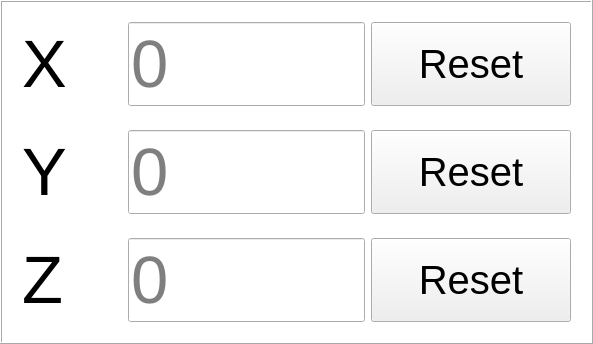
<?xml version="1.0" encoding="UTF-8"?>
<ui version="4.0">
 <class>CoordinateWidget</class>
 <widget class="QFrame" name="CoordinateWidget">
  <property name="geometry">
   <rect>
    <x>0</x>
    <y>0</y>
    <width>593</width>
    <height>340</height>
   </rect>
  </property>
  <property name="windowTitle">
   <string>Frame</string>
  </property>
  <property name="styleSheet">
   <string notr="true">QFrame#CoordinateWidget {
	background-color: rgb(255, 255, 255);
}</string>
  </property>
  <property name="frameShape">
   <enum>QFrame::Box</enum>
  </property>
  <property name="frameShadow">
   <enum>QFrame::Raised</enum>
  </property>
  <layout class="QVBoxLayout" name="verticalLayout">
   <item>
    <widget class="QWidget" name="widget" native="true">
     <layout class="QHBoxLayout" name="horizontalLayout" stretch="0,0,0">
      <item>
       <widget class="QLabel" name="label">
        <property name="minimumSize">
         <size>
          <width>100</width>
          <height>0</height>
         </size>
        </property>
        <property name="font">
         <font>
          <pointsize>50</pointsize>
         </font>
        </property>
        <property name="text">
         <string>X</string>
        </property>
       </widget>
      </item>
      <item>
       <widget class="QLineEdit" name="xValue">
        <property name="sizePolicy">
         <sizepolicy hsizetype="Expanding" vsizetype="Expanding">
          <horstretch>0</horstretch>
          <verstretch>0</verstretch>
         </sizepolicy>
        </property>
        <property name="font">
         <font>
          <pointsize>50</pointsize>
         </font>
        </property>
        <property name="inputMethodHints">
         <set>Qt::ImhDigitsOnly</set>
        </property>
        <property name="text">
         <string/>
        </property>
        <property name="placeholderText">
         <string>0</string>
        </property>
       </widget>
      </item>
      <item>
       <widget class="QPushButton" name="resetXButton">
        <property name="sizePolicy">
         <sizepolicy hsizetype="Minimum" vsizetype="Expanding">
          <horstretch>0</horstretch>
          <verstretch>0</verstretch>
         </sizepolicy>
        </property>
        <property name="minimumSize">
         <size>
          <width>200</width>
          <height>0</height>
         </size>
        </property>
        <property name="font">
         <font>
          <pointsize>30</pointsize>
         </font>
        </property>
        <property name="styleSheet">
         <string notr="true"/>
        </property>
        <property name="text">
         <string>Reset</string>
        </property>
       </widget>
      </item>
     </layout>
    </widget>
   </item>
   <item>
    <widget class="QWidget" name="widget_2" native="true">
     <layout class="QHBoxLayout" name="horizontalLayout_2" stretch="0,0,0">
      <item>
       <widget class="QLabel" name="label_2">
        <property name="minimumSize">
         <size>
          <width>100</width>
          <height>0</height>
         </size>
        </property>
        <property name="font">
         <font>
          <pointsize>50</pointsize>
         </font>
        </property>
        <property name="text">
         <string>Y</string>
        </property>
       </widget>
      </item>
      <item>
       <widget class="QLineEdit" name="yValue">
        <property name="sizePolicy">
         <sizepolicy hsizetype="Expanding" vsizetype="Expanding">
          <horstretch>0</horstretch>
          <verstretch>0</verstretch>
         </sizepolicy>
        </property>
        <property name="font">
         <font>
          <pointsize>50</pointsize>
         </font>
        </property>
        <property name="inputMethodHints">
         <set>Qt::ImhDigitsOnly</set>
        </property>
        <property name="text">
         <string/>
        </property>
        <property name="placeholderText">
         <string>0</string>
        </property>
       </widget>
      </item>
      <item>
       <widget class="QPushButton" name="resetYButton">
        <property name="sizePolicy">
         <sizepolicy hsizetype="Minimum" vsizetype="Expanding">
          <horstretch>0</horstretch>
          <verstretch>0</verstretch>
         </sizepolicy>
        </property>
        <property name="minimumSize">
         <size>
          <width>200</width>
          <height>0</height>
         </size>
        </property>
        <property name="font">
         <font>
          <pointsize>30</pointsize>
         </font>
        </property>
        <property name="styleSheet">
         <string notr="true"/>
        </property>
        <property name="text">
         <string>Reset</string>
        </property>
       </widget>
      </item>
     </layout>
    </widget>
   </item>
   <item>
    <widget class="QWidget" name="widget_3" native="true">
     <layout class="QHBoxLayout" name="horizontalLayout_3" stretch="0,0,0">
      <item>
       <widget class="QLabel" name="label_3">
        <property name="minimumSize">
         <size>
          <width>100</width>
          <height>0</height>
         </size>
        </property>
        <property name="font">
         <font>
          <pointsize>50</pointsize>
         </font>
        </property>
        <property name="text">
         <string>Z</string>
        </property>
       </widget>
      </item>
      <item>
       <widget class="QLineEdit" name="zValue">
        <property name="sizePolicy">
         <sizepolicy hsizetype="Expanding" vsizetype="Expanding">
          <horstretch>0</horstretch>
          <verstretch>0</verstretch>
         </sizepolicy>
        </property>
        <property name="font">
         <font>
          <pointsize>50</pointsize>
         </font>
        </property>
        <property name="inputMethodHints">
         <set>Qt::ImhDigitsOnly</set>
        </property>
        <property name="text">
         <string/>
        </property>
        <property name="placeholderText">
         <string>0</string>
        </property>
       </widget>
      </item>
      <item>
       <widget class="QPushButton" name="resetZButton">
        <property name="sizePolicy">
         <sizepolicy hsizetype="Minimum" vsizetype="Expanding">
          <horstretch>0</horstretch>
          <verstretch>0</verstretch>
         </sizepolicy>
        </property>
        <property name="minimumSize">
         <size>
          <width>200</width>
          <height>0</height>
         </size>
        </property>
        <property name="font">
         <font>
          <pointsize>30</pointsize>
         </font>
        </property>
        <property name="styleSheet">
         <string notr="true"/>
        </property>
        <property name="text">
         <string>Reset</string>
        </property>
       </widget>
      </item>
     </layout>
    </widget>
   </item>
  </layout>
 </widget>
 <resources/>
 <connections/>
</ui>
